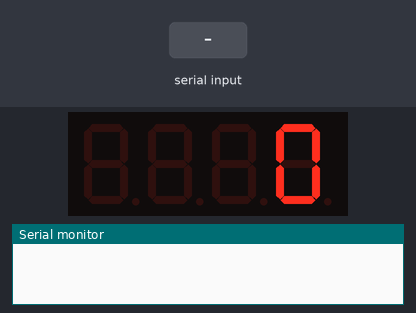
A sketch run on a simulated Arduino Uno, built with avr-gcc and run on an emulated ATmega328P. On the bench: 4-digit seven-segment display, the last lines printed to the serial monitor. Wiring (inferred from the names in the program): 4-digit 7-segment display, segments lit when LOW: segments pin 13, pin 12, pin 11, pin 8, pin 7, pin 4, pin 2; digit selects pin 10, pin 6, pin 5, pin 3. The test bench sets the inputs (shaded band). The segment pins are drawn as the display they are named for.

Above: at 1.6 s.
1.7 s: "T,45\n" received over Serial
At 3.7 s:
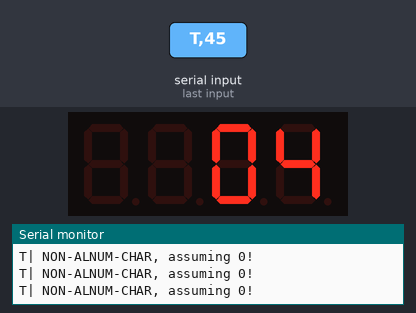
4.7 s: "90,45\n" received over Serial
At 5.5 s:
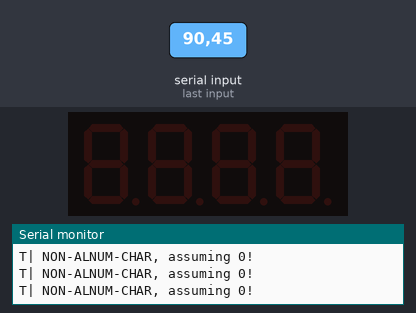
7.2 s: "D,45\n" received over Serial
Timing chart, 0 to 10.2 s (numbered marks = the images above; inputs shaded):
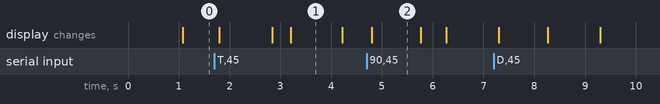

The sketch:

src_SadowskiSzczyrbakPrasalek.ino
```cpp
#define BLANK -1

//HARDWARE
byte pins[4] = {10,6,5,3}; //KOLEJNOŚĆ POŁĄCZENIA DIGITS
byte segments[7] = {13,12,11,8,7,4,2}; //KOLEJNOŚĆ POŁĄCZENIA SEGMENTÓW

//POMOCNICZE TABELE
//nums_syns -> binarna representacja heksadecymalnych wartości
byte nums_syms[] = {B11111100, B01100000, B11011010, B11110010, B01100110, B10110110, B10111110, B11100000, B11111110, B11110110, B11101110, B00111110, B10011100, B01111010, B10011110, B10001110, B00000000};
byte BNESS_MAPPING[] = {10, 60, 255}; //mapowanie jasności dla analogWrite, gdzie 0-dark 1-medium 2-light

//KOMENDY UŻYTKOWNIKA
char TEXT[] = "0f34ec";
char BRIGHT[] = "0000";
short int DISP = 1000;

char TEXT_BUFF[14] = {-1, -1, -1, -1, -1, -1,-1, -1, -1, -1, -1, -1,-1,-1};
byte TEXT_BUFF_INDICATOR = 0;

//IMPLEMENTACJA
//Ta funkcja wyciąga symbol jasności [0|1|2] z tabeli 'BRIGHT'
#define getBrightForSegment(n) BRIGHT[n]-48

/*
 * Updatuje TEXT_BUFF w odniesieniu do zmiennej TEXT
 */
void updateTextBuff() {
  for(byte i = 4; i < 10; ++i) {
    TEXT_BUFF[i] = getTextCharacter(i-4);
  }
}

/*
 * Przesuwa wskaźnik aktualnej pozycji w TEXT_BUFF o 1 lub zeruje go
 */
void moveTextBuff() {
  if(TEXT_BUFF_INDICATOR==9) {
    TEXT_BUFF_INDICATOR=0;
    return;
  }

  ++TEXT_BUFF_INDICATOR;
}

/*
 * Zwraca n-tą wartość całkowitą pobraną z 'TEXT'
 */
char getTextCharacter(byte n) {
  if(n==-1)
    return -1;

  char extracted_char = tolower(TEXT[n]);

  if(extracted_char > 57) {
    return extracted_char - 87;
  } else {
    return extracted_char - 48;
  }
}

/*
 * Wyciąga n-ty bit z bajta
 */
bool getNthBitFromByte(byte n, byte a) {
  return ((a >> n)  & 0x01);
}

/*
 * Wyświetla te segmenty, gdzie ustawiony jest bit w 'number'. Wyświetla w segmencie o nr. 'dig' o zadanej jasności 'bness'
 */
void disp(byte number, byte dig, byte bness=255) {
  for (byte i = 0; i < 7; ++i) {
    if(getNthBitFromByte(7 - i, number)) {
      digitalWrite(segments[i], LOW);
    }
  }

  analogWrite(pins[dig], bness);
}

/*
 * Wyświetla wartość całkowitą podaną w 'num' np. jak podamy num=12 to wyswietli 'c'
 */
void dispNum(char num, byte dig, byte bness=255) {
  if (num != -1)
    disp(nums_syms[num], dig, bness);

  disp(B00000000, dig, bness);
}

/*
 * Wyswietla naraz 4 liczby całkowite podane w zmiennej TEXT_BUFF
 * o jasnościach podanych odpowiednio w tablicy BRIGHT
 * duration - czas trwania całego wyświetlania
 * DEL_INTER = delay interval czyli częstotliwość odświeżania
 * Gdy podamy na danym miejscu -1 to nic się tam nie wyświetli
 */
void disp4NumsBrightness(short int duration, byte DEL_INTER = 6) {
  short int counter = 0;

  while(counter < duration) {
    //if(counter%96==0)
    inputCheck();

    for(byte i = 0; i < 4; ++i) {
      dispNum(TEXT_BUFF[TEXT_BUFF_INDICATOR + i], i, BNESS_MAPPING[getBrightForSegment(i)]);

      counter += DEL_INTER;
      delay(DEL_INTER);
      turnOff(i);
    }
  }
}

/*
 * Wyświetla cykl pojawiania się 6 liczb hexadecymalnych od prawej do lewej z wyłanianiem się
 */
void dispCycleWithBness() {
  disp4NumsBrightness(DISP);
  moveTextBuff();
}

/*
 * "Czyści" cały digit o podanym numerze
 */
void turnOff(byte dig)
{
  for (byte i = 0; i < 7; ++i) {
      digitalWrite(segments[i], HIGH);
  }

  analogWrite(pins[dig], 0);
}

void setup()
{
  Serial.begin(9600);
  for (byte i = 0; i < 7; ++i) {
      pinMode(segments[i], OUTPUT);
  }

  for (byte i = 0; i < 4; ++i) {
      pinMode(pins[i], OUTPUT);
  }

  updateTextBuff();
}

void loop()
{
  dispCycleWithBness();
}

/*
 * Funkcja która sprawdza, czy na wejściu serialowym jest jakiś input
 * jeśli jest to zwraca true, false w przeciwnym wypadku
 */
bool inputCheck() {
  String a;
  while(Serial.available()) {
    a = Serial.readString();
    if(a.length()>4)
      parseCommand(a);
  }

  return a.length()>4;
}

/*
 * Funkcja wcielająca w życie komendy podane przez użytkownika, parser
 */
void parseCommand(String input) {
  int inp_len = input.length();

  if(input[0]=='T') {
    if(inp_len!=8) { //8 ponieważ \n na końcu
      Serial.println("T| LEN!=7");
    }

    for(int i = 1; i < 7; ++i) {
      if(!isalnum(input[i])) {
        Serial.println("T| NON-ALNUM-CHAR, assuming 0!");
        TEXT[i-1] = '0';
      } else {
        TEXT[i-1] = input[i];
      }
    }

    updateTextBuff();

  } else if(input[0]=='D') {
    if(inp_len!=6) { //6 ponieważ \n na końcu
      Serial.println("D| LEN!=5");
    } else {
      if(input.substring(1,6).toInt()==0) {
        Serial.println("D| parse_int err!");
      } else {
        DISP = input.substring(1,6).toInt();
      }
    }
  } else if(input[0]=='B') {
    if(inp_len!=6) { //6 ponieważ \n na końcu
      Serial.println("D| LEN!=5");
    } else {
      for(int i = 1; i < 5; ++i) {
        if(input[i] >= '0' && input[i] <= '2'){
          BRIGHT[i-1] = input[i];
        } else {
          Serial.println("B| nums must be in [0|1|2]!");
        }
      }
    }
  } else {
    Serial.println("unrecognized prefix!");
  }
}
```

Measured:
- what the display in image 1 shows lasts 1.0 s, from 3.2 s to 4.2 s
